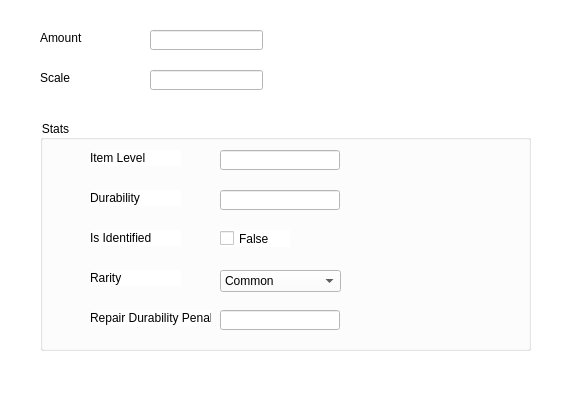
<?xml version="1.0" encoding="UTF-8"?>
<ui version="4.0">
 <class>ItemGeneral</class>
 <widget class="QWidget" name="ItemGeneral">
  <property name="geometry">
   <rect>
    <x>0</x>
    <y>0</y>
    <width>577</width>
    <height>411</height>
   </rect>
  </property>
  <property name="windowTitle">
   <string>Form</string>
  </property>
  <property name="styleSheet">
   <string notr="true">background-color: rgb(255, 255, 255);</string>
  </property>
  <widget class="QLabel" name="label">
   <property name="geometry">
    <rect>
     <x>40</x>
     <y>30</y>
     <width>91</width>
     <height>16</height>
    </rect>
   </property>
   <property name="text">
    <string>Amount</string>
   </property>
  </widget>
  <widget class="QLineEdit" name="amountEdit">
   <property name="geometry">
    <rect>
     <x>150</x>
     <y>30</y>
     <width>113</width>
     <height>20</height>
    </rect>
   </property>
  </widget>
  <widget class="QLabel" name="label_2">
   <property name="geometry">
    <rect>
     <x>40</x>
     <y>70</y>
     <width>91</width>
     <height>16</height>
    </rect>
   </property>
   <property name="text">
    <string>Scale</string>
   </property>
  </widget>
  <widget class="QLineEdit" name="scaleEdit">
   <property name="geometry">
    <rect>
     <x>150</x>
     <y>70</y>
     <width>113</width>
     <height>20</height>
    </rect>
   </property>
  </widget>
  <widget class="QGroupBox" name="groupBox">
   <property name="geometry">
    <rect>
     <x>40</x>
     <y>120</y>
     <width>491</width>
     <height>231</height>
    </rect>
   </property>
   <property name="title">
    <string>Stats</string>
   </property>
   <widget class="QLabel" name="label_3">
    <property name="geometry">
     <rect>
      <x>50</x>
      <y>70</y>
      <width>91</width>
      <height>16</height>
     </rect>
    </property>
    <property name="text">
     <string>Durability</string>
    </property>
   </widget>
   <widget class="QLineEdit" name="duraEdit">
    <property name="geometry">
     <rect>
      <x>180</x>
      <y>70</y>
      <width>120</width>
      <height>20</height>
     </rect>
    </property>
   </widget>
   <widget class="QLabel" name="label_4">
    <property name="geometry">
     <rect>
      <x>50</x>
      <y>110</y>
      <width>91</width>
      <height>16</height>
     </rect>
    </property>
    <property name="text">
     <string>Is Identified</string>
    </property>
   </widget>
   <widget class="QLabel" name="label_5">
    <property name="geometry">
     <rect>
      <x>50</x>
      <y>150</y>
      <width>91</width>
      <height>16</height>
     </rect>
    </property>
    <property name="text">
     <string>Rarity</string>
    </property>
   </widget>
   <widget class="QLabel" name="label_6">
    <property name="geometry">
     <rect>
      <x>50</x>
      <y>190</y>
      <width>121</width>
      <height>16</height>
     </rect>
    </property>
    <property name="text">
     <string>Repair Durability Penalty</string>
    </property>
   </widget>
   <widget class="QLineEdit" name="repairDuraEdit">
    <property name="geometry">
     <rect>
      <x>180</x>
      <y>190</y>
      <width>120</width>
      <height>20</height>
     </rect>
    </property>
   </widget>
   <widget class="QLabel" name="label_7">
    <property name="geometry">
     <rect>
      <x>50</x>
      <y>30</y>
      <width>91</width>
      <height>16</height>
     </rect>
    </property>
    <property name="text">
     <string>Item Level</string>
    </property>
   </widget>
   <widget class="QLineEdit" name="levelEdit">
    <property name="geometry">
     <rect>
      <x>180</x>
      <y>30</y>
      <width>120</width>
      <height>20</height>
     </rect>
    </property>
   </widget>
   <widget class="QComboBox" name="itemTypeCombo">
    <property name="geometry">
     <rect>
      <x>180</x>
      <y>150</y>
      <width>121</width>
      <height>22</height>
     </rect>
    </property>
    <item>
     <property name="text">
      <string>Common</string>
     </property>
    </item>
    <item>
     <property name="text">
      <string>Magic</string>
     </property>
    </item>
    <item>
     <property name="text">
      <string>Rare</string>
     </property>
    </item>
    <item>
     <property name="text">
      <string>Legendary</string>
     </property>
    </item>
    <item>
     <property name="text">
      <string>Unique</string>
     </property>
    </item>
   </widget>
   <widget class="QCheckBox" name="identCheck">
    <property name="geometry">
     <rect>
      <x>180</x>
      <y>110</y>
      <width>70</width>
      <height>17</height>
     </rect>
    </property>
    <property name="text">
     <string>False</string>
    </property>
   </widget>
  </widget>
 </widget>
 <resources/>
 <connections/>
</ui>
